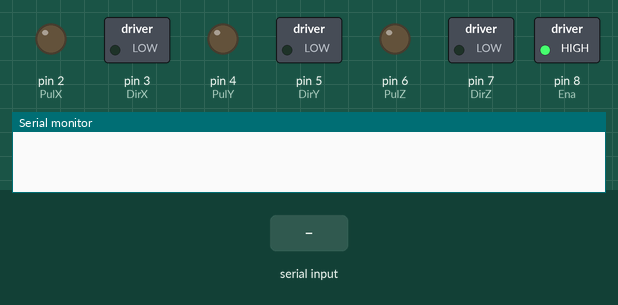
Simulated run of this sketch. Board: Arduino Uno, built with avr-gcc and run on an emulated ATmega328P. Parts: switched loads named in the sketch (green lamp = pin HIGH), output pins drawn as LEDs (lit = HIGH), the last lines printed to the serial monitor. Inputs (shaded band) come from the test bench.

Above: at 1.2 s.
1.3 s: "X" received over Serial
At 2.3 s:
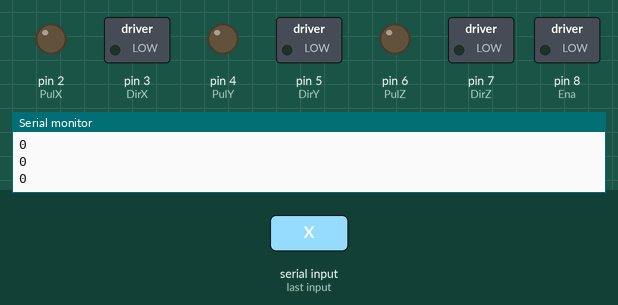
Timing chart, 0 to 4.3 s (numbered marks = the images above; inputs shaded):
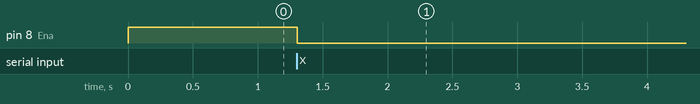

Measured:
- after the input at 1.3 s, pin 8 (Ena): HIGH → LOW at once

The sketch:

rotationACCDCC_v2.ino
```cpp
#define PulX 2 //pino pulso X
#define DirX 3 //pino direção X
#define PulY 4 //pino pulso Y
#define DirY 5 //pino direção Y
#define PulZ 6 //pino pulso Z
#define DirZ 7 //pino direção Z
#define Ena 8 //pino enable para X, Y, Z

//variaveis
String X, Y, Z;
String msg_IN, mmstrX, mmstrY, mmstrZ;
int mmX, mmY, mmZ, pulsesX, pulsesY, pulsesZ;
int Xini, Yini, Zini, Xfinal, Yfinal, Zfinal;

//rotinas
void mmToPulse( unsigned long calcmmX, unsigned long calcmmY, unsigned long calcmmZ );
void rotacaoACCDCC(int motor, int pulses, int vel, float acc);

void setup() {
  Serial.begin(9600); //iniciar o monitor serial
  pinMode(PulX, OUTPUT); //defenir pino como output
  pinMode(DirX, OUTPUT); //defenir pino como output
  pinMode(PulY, OUTPUT); //defenir pino como output
  pinMode(DirY, OUTPUT); //defenir pino como output
  pinMode(PulZ, OUTPUT); //defenir pino como output
  pinMode(DirZ, OUTPUT); //defenir pino como output
  pinMode(Ena, OUTPUT); //defenir pino como output
  digitalWrite(Ena, HIGH); //começar com o motor desligado
}

//------------------------------------------------ACC e DCC--------------------------------------------------//
void rotacaoACCDCC(int motor, int pulses, int vel, float acc) {

  digitalWrite(Ena, LOW); //LIGAR MOTOR
  int Dir, Pul;

  //Serial.println(motor);

  if (motor == 1) {
    Dir = DirX;
    Pul = PulX;
  }
  else if (motor == 2) {
    Dir = DirY;
    Pul = PulY;
  }
  else if (motor == 3) {
    Dir = DirZ;
    Pul = PulZ;
  }

  //Serial.println(Dir);
  //Serial.println(Pul);

  //sentido de rotação após ler o valor do monitor
  if (pulses > 0) {
    digitalWrite(Dir, LOW);
  }
  if (pulses < 0) {
    digitalWrite(Dir, HIGH);
    pulses = pulses * (-1); //converte o valor para positivo
  }

  int contPul[pulses]; //array com quantidade de delays entre pulsos

  //float alpha = 1;
  //float acc = 0.01;
  //float t = 0.0018;

  //quanto MENOR, mais rapido acelera, devido ao valor inicial de c0
  float c0 = acc; //APROXIMAÇÃO DE VALOR INICIAL DE c0 = 1/t * sqrt(2*alpha / acc);
  float prevPulse = 0; //valor de cn-1
  int maxVel = vel; //quanto MENOR, maior a velocidade, pq na verdade é um delay

  for (int i = 0; i < pulses; i++) {
    float c = c0;

    if (i > 0)
      c = prevPulse - (2 * prevPulse) / (4 * i + 1); //não substituir o valor no 1º loop

    if (c < maxVel)
      c = maxVel; //não passar a velocidade máxima estipulada

    contPul[i] = c; //atribuir valores ao array
    prevPulse = c; //atribuir o novo valor de cn-1
  }

  //debug
  //Serial.println(Dir);
  //Serial.println(Pul);

  //com esta configuração o número de pulsos é duplicado - exemplo: 200 = 2 voltas em vez de 1
  // FASE DE ACELERAÇÃO
  for (int i = 0; i < pulses; i++) {
    digitalWrite(Pul, HIGH);
    digitalWrite(Pul, LOW);
    delayMicroseconds(contPul[i]);
  }

  // FASE DE DESACELERAÇÃO
  for (int i = 0; i < pulses; i++) {
    digitalWrite(Pul, HIGH);
    digitalWrite(Pul, LOW);
    delayMicroseconds(contPul[pulses - i - 1]);
  }
}

//------------------------------------------------mm para pulsos--------------------------------------------------//
void mmToPulse( unsigned long calcmmX, unsigned long calcmmY, unsigned long calcmmZ ) {
  int pulsosPrevol = 100;
  int passo = 8;
  pulsesX = (calcmmX * pulsosPrevol) / passo;
  pulsesY = (calcmmY * pulsosPrevol) / passo;
  pulsesZ = (calcmmZ * pulsosPrevol) / passo;

  //debug
  Serial.println(pulsesX);
  Serial.println(pulsesY);
  Serial.println(pulsesZ);

  return pulsesX;
  return pulsesY;
  return pulsesZ;
}


void loop() {
  while (Serial.available()) {
    delay(3);  //sem este delay não preenche corretamente a string
    if (Serial.available() > 0) {
      char c = Serial.read();  //gets one byte from serial buffer
      msg_IN += c; //makes the string msg_IN
    }
  }

  if (msg_IN.length() > 0 && msg_IN.substring(0, 1) == "X") {
    Serial.println(msg_IN); //debug

    //ler dados e atribuir a strings

    //calcular os mm a deslocar
    mmstrX = (msg_IN.substring(1, 3)); //AVALIAR A POSIÇÃO FINAL - INICIAL
    Xfinal = mmstrX.toInt();
    mmX = Xfinal - Xini;

    mmstrY = (msg_IN.substring(4, 6));
    Yfinal = mmstrY.toInt();
    mmY = Yfinal - Yini;

    mmstrZ = (msg_IN.substring(7, 9));
    Zfinal = mmstrZ.toInt();
    mmZ = Zfinal - Zini;

    //debug
    //Serial.println(mmX);
    //Serial.println(mmY);
    //Serial.println(mmZ);


    //apagar dados de entrada
    msg_IN = "";

    //converter mm para pulsos
    mmToPulse(mmX, mmY, mmZ);

    //executar movimentos (motor, pulsos, velocidade máxima ou intervalo mínimo entre pulsos, aceleração ou  intervalo inicial entre pulsos)
    rotacaoACCDCC(1, pulsesX, 1000, 35000);
    rotacaoACCDCC(2, pulsesY, 1000, 25000);
    rotacaoACCDCC(3, pulsesZ, 1000, 25000);

    //atualizar posição
    Xini = Xfinal;
    Yini = Yfinal;
    Zini = Zfinal;
  }
}
```
